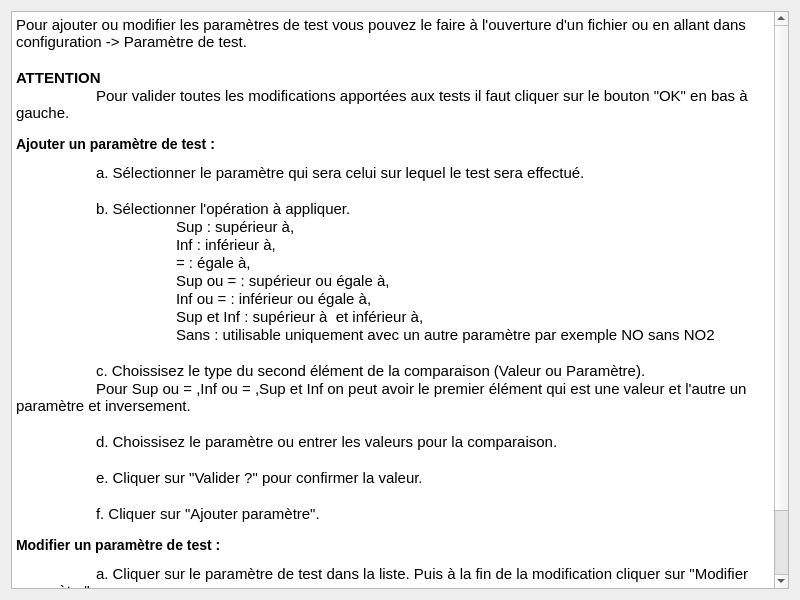
<?xml version="1.0" encoding="UTF-8"?>
<ui version="4.0">
 <class>AideParametreTest</class>
 <widget class="QWidget" name="AideParametreTest">
  <property name="windowModality">
   <enum>Qt::ApplicationModal</enum>
  </property>
  <property name="geometry">
   <rect>
    <x>0</x>
    <y>0</y>
    <width>800</width>
    <height>600</height>
   </rect>
  </property>
  <property name="windowTitle">
   <string>Aide Configuration Paramètre Test</string>
  </property>
  <layout class="QGridLayout" name="gridLayout">
   <item row="0" column="0">
    <widget class="QTextEdit" name="textEdit">
     <property name="readOnly">
      <bool>true</bool>
     </property>
     <property name="html">
      <string>&lt;!DOCTYPE HTML PUBLIC &quot;-//W3C//DTD HTML 4.0//EN&quot; &quot;http://www.w3.org/TR/REC-html40/strict.dtd&quot;&gt;
&lt;html&gt;&lt;head&gt;&lt;meta name=&quot;qrichtext&quot; content=&quot;1&quot; /&gt;&lt;style type=&quot;text/css&quot;&gt;
p, li { white-space: pre-wrap; }
&lt;/style&gt;&lt;/head&gt;&lt;body style=&quot; font-family:'Cantarell'; font-size:11pt; font-weight:400; font-style:normal;&quot;&gt;
&lt;p style=&quot; margin-top:0px; margin-bottom:0px; margin-left:0px; margin-right:0px; -qt-block-indent:0; text-indent:0px;&quot;&gt;Pour ajouter ou modifier les paramètres de test vous pouvez le faire à l'ouverture d'un fichier ou en allant dans configuration -&amp;gt; Paramètre de test.&lt;/p&gt;
&lt;p style=&quot;-qt-paragraph-type:empty; margin-top:0px; margin-bottom:0px; margin-left:0px; margin-right:0px; -qt-block-indent:0; text-indent:0px;&quot;&gt;&lt;br /&gt;&lt;/p&gt;
&lt;p style=&quot; margin-top:0px; margin-bottom:0px; margin-left:0px; margin-right:0px; -qt-block-indent:0; text-indent:0px;&quot;&gt;&lt;span style=&quot; font-weight:600;&quot;&gt;ATTENTION&lt;/span&gt;&lt;/p&gt;
&lt;p style=&quot; margin-top:0px; margin-bottom:0px; margin-left:0px; margin-right:0px; -qt-block-indent:0; text-indent:0px;&quot;&gt;	Pour valider toutes les modifications apportées aux tests il faut cliquer sur le bouton &amp;quot;OK&amp;quot; en bas à gauche.&lt;/p&gt;
&lt;p style=&quot; margin-top:14px; margin-bottom:12px; margin-left:0px; margin-right:0px; -qt-block-indent:0; text-indent:0px;&quot;&gt;&lt;span style=&quot; font-size:large; font-weight:600;&quot;&gt;Ajouter un paramètre de test :&lt;/span&gt;&lt;/p&gt;
&lt;p style=&quot; margin-top:0px; margin-bottom:0px; margin-left:0px; margin-right:0px; -qt-block-indent:0; text-indent:0px;&quot;&gt;	a. Sélectionner le paramètre qui sera celui sur lequel le test sera effectué.&lt;/p&gt;
&lt;p style=&quot;-qt-paragraph-type:empty; margin-top:0px; margin-bottom:0px; margin-left:0px; margin-right:0px; -qt-block-indent:0; text-indent:0px;&quot;&gt;&lt;br /&gt;&lt;/p&gt;
&lt;p style=&quot; margin-top:0px; margin-bottom:0px; margin-left:0px; margin-right:0px; -qt-block-indent:0; text-indent:0px;&quot;&gt;	b. Sélectionner l'opération à appliquer.&lt;/p&gt;
&lt;p style=&quot; margin-top:0px; margin-bottom:0px; margin-left:0px; margin-right:0px; -qt-block-indent:0; text-indent:0px;&quot;&gt;		Sup : supérieur à,&lt;/p&gt;
&lt;p style=&quot; margin-top:0px; margin-bottom:0px; margin-left:0px; margin-right:0px; -qt-block-indent:0; text-indent:0px;&quot;&gt;		Inf : inférieur à,&lt;/p&gt;
&lt;p style=&quot; margin-top:0px; margin-bottom:0px; margin-left:0px; margin-right:0px; -qt-block-indent:0; text-indent:0px;&quot;&gt;		= : égale à,&lt;/p&gt;
&lt;p style=&quot; margin-top:0px; margin-bottom:0px; margin-left:0px; margin-right:0px; -qt-block-indent:0; text-indent:0px;&quot;&gt;		Sup ou = : supérieur ou égale à,&lt;/p&gt;
&lt;p style=&quot; margin-top:0px; margin-bottom:0px; margin-left:0px; margin-right:0px; -qt-block-indent:0; text-indent:0px;&quot;&gt;		Inf ou = : inférieur ou égale à,&lt;/p&gt;
&lt;p style=&quot; margin-top:0px; margin-bottom:0px; margin-left:0px; margin-right:0px; -qt-block-indent:0; text-indent:0px;&quot;&gt;		Sup et Inf : supérieur à  et inférieur à,&lt;/p&gt;
&lt;p style=&quot; margin-top:0px; margin-bottom:0px; margin-left:0px; margin-right:0px; -qt-block-indent:0; text-indent:0px;&quot;&gt;		Sans : utilisable uniquement avec un autre paramètre par exemple NO sans NO2&lt;/p&gt;
&lt;p style=&quot;-qt-paragraph-type:empty; margin-top:0px; margin-bottom:0px; margin-left:0px; margin-right:0px; -qt-block-indent:0; text-indent:0px;&quot;&gt;&lt;br /&gt;&lt;/p&gt;
&lt;p style=&quot; margin-top:0px; margin-bottom:0px; margin-left:0px; margin-right:0px; -qt-block-indent:0; text-indent:0px;&quot;&gt;	c. Choissisez le type du second élément de la comparaison (Valeur ou Paramètre).&lt;/p&gt;
&lt;p style=&quot; margin-top:0px; margin-bottom:0px; margin-left:0px; margin-right:0px; -qt-block-indent:0; text-indent:0px;&quot;&gt;	Pour Sup ou = ,Inf ou = ,Sup et Inf on peut avoir le premier élément qui est une valeur et l'autre un paramètre et inversement.&lt;/p&gt;
&lt;p style=&quot;-qt-paragraph-type:empty; margin-top:0px; margin-bottom:0px; margin-left:0px; margin-right:0px; -qt-block-indent:0; text-indent:0px;&quot;&gt;&lt;br /&gt;&lt;/p&gt;
&lt;p style=&quot; margin-top:0px; margin-bottom:0px; margin-left:0px; margin-right:0px; -qt-block-indent:0; text-indent:0px;&quot;&gt;	d. Choissisez le paramètre ou entrer les valeurs pour la comparaison.&lt;/p&gt;
&lt;p style=&quot;-qt-paragraph-type:empty; margin-top:0px; margin-bottom:0px; margin-left:0px; margin-right:0px; -qt-block-indent:0; text-indent:0px;&quot;&gt;&lt;br /&gt;&lt;/p&gt;
&lt;p style=&quot; margin-top:0px; margin-bottom:0px; margin-left:0px; margin-right:0px; -qt-block-indent:0; text-indent:0px;&quot;&gt;	e. Cliquer sur &amp;quot;Valider ?&amp;quot; pour confirmer la valeur.&lt;/p&gt;
&lt;p style=&quot;-qt-paragraph-type:empty; margin-top:0px; margin-bottom:0px; margin-left:0px; margin-right:0px; -qt-block-indent:0; text-indent:0px;&quot;&gt;&lt;br /&gt;&lt;/p&gt;
&lt;p style=&quot; margin-top:0px; margin-bottom:0px; margin-left:0px; margin-right:0px; -qt-block-indent:0; text-indent:0px;&quot;&gt;	f. Cliquer sur &amp;quot;Ajouter paramètre&amp;quot;.&lt;/p&gt;
&lt;p style=&quot; margin-top:14px; margin-bottom:12px; margin-left:0px; margin-right:0px; -qt-block-indent:0; text-indent:0px;&quot;&gt;&lt;span style=&quot; font-size:large; font-weight:600;&quot;&gt;Modifier un paramètre de test :&lt;/span&gt;&lt;/p&gt;
&lt;p style=&quot; margin-top:0px; margin-bottom:0px; margin-left:0px; margin-right:0px; -qt-block-indent:0; text-indent:0px;&quot;&gt;	a. Cliquer sur le paramètre de test dans la liste. Puis à la fin de la modification cliquer sur &amp;quot;Modifier paramètre&amp;quot;.&lt;/p&gt;
&lt;p style=&quot; margin-top:14px; margin-bottom:12px; margin-left:0px; margin-right:0px; -qt-block-indent:0; text-indent:0px;&quot;&gt;&lt;span style=&quot; font-size:large; font-weight:600;&quot;&gt;Supprimer un paramètre de test :&lt;/span&gt;&lt;/p&gt;
&lt;p style=&quot; margin-top:0px; margin-bottom:0px; margin-left:0px; margin-right:0px; -qt-block-indent:0; text-indent:0px;&quot;&gt;	a. Double cliquer sur le paramètre de test dans la liste.&lt;/p&gt;&lt;/body&gt;&lt;/html&gt;</string>
     </property>
    </widget>
   </item>
  </layout>
 </widget>
 <resources/>
 <connections/>
</ui>
